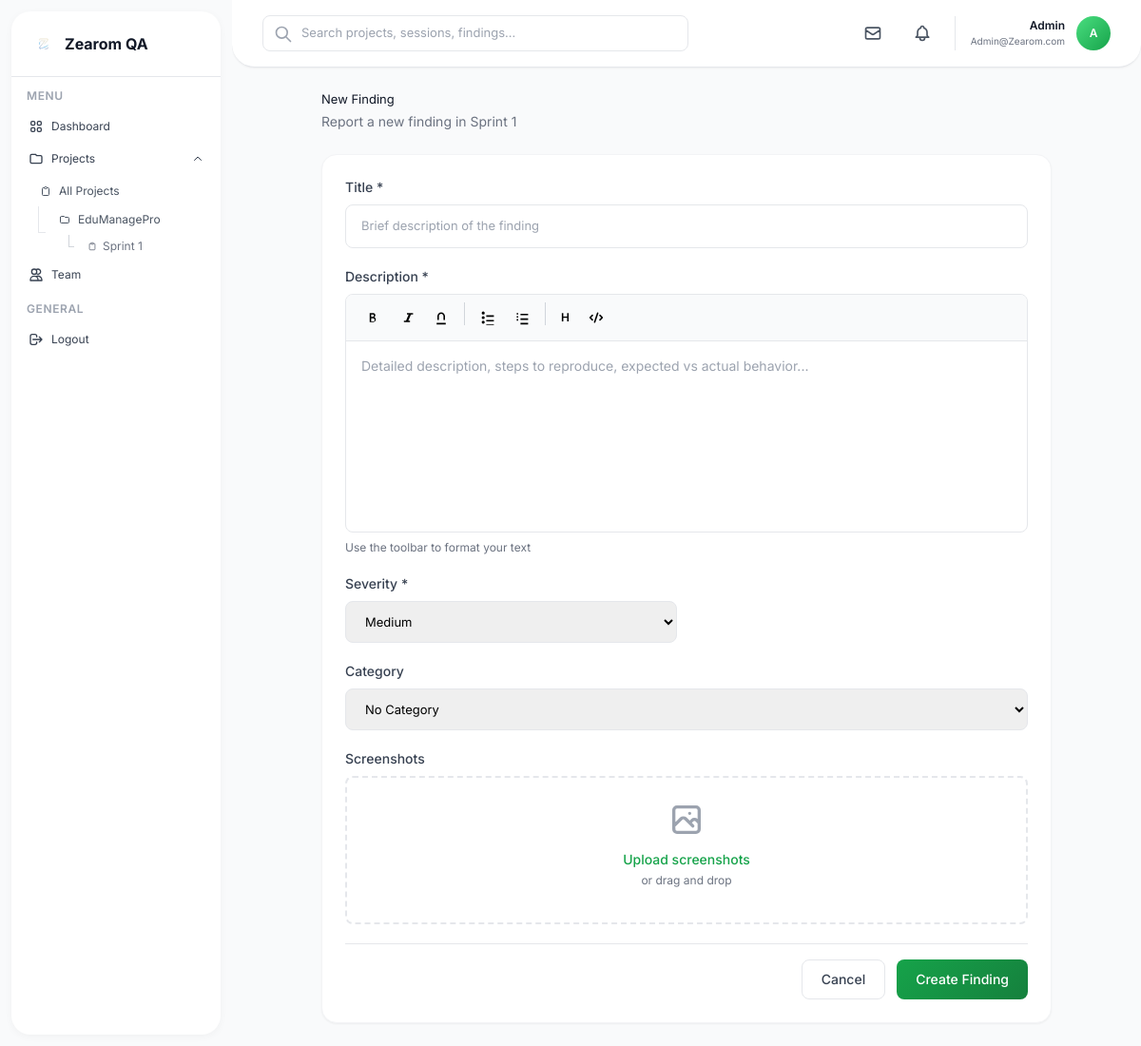
/finding/new/1 (signed in), run on an earlier commit of the app's database.
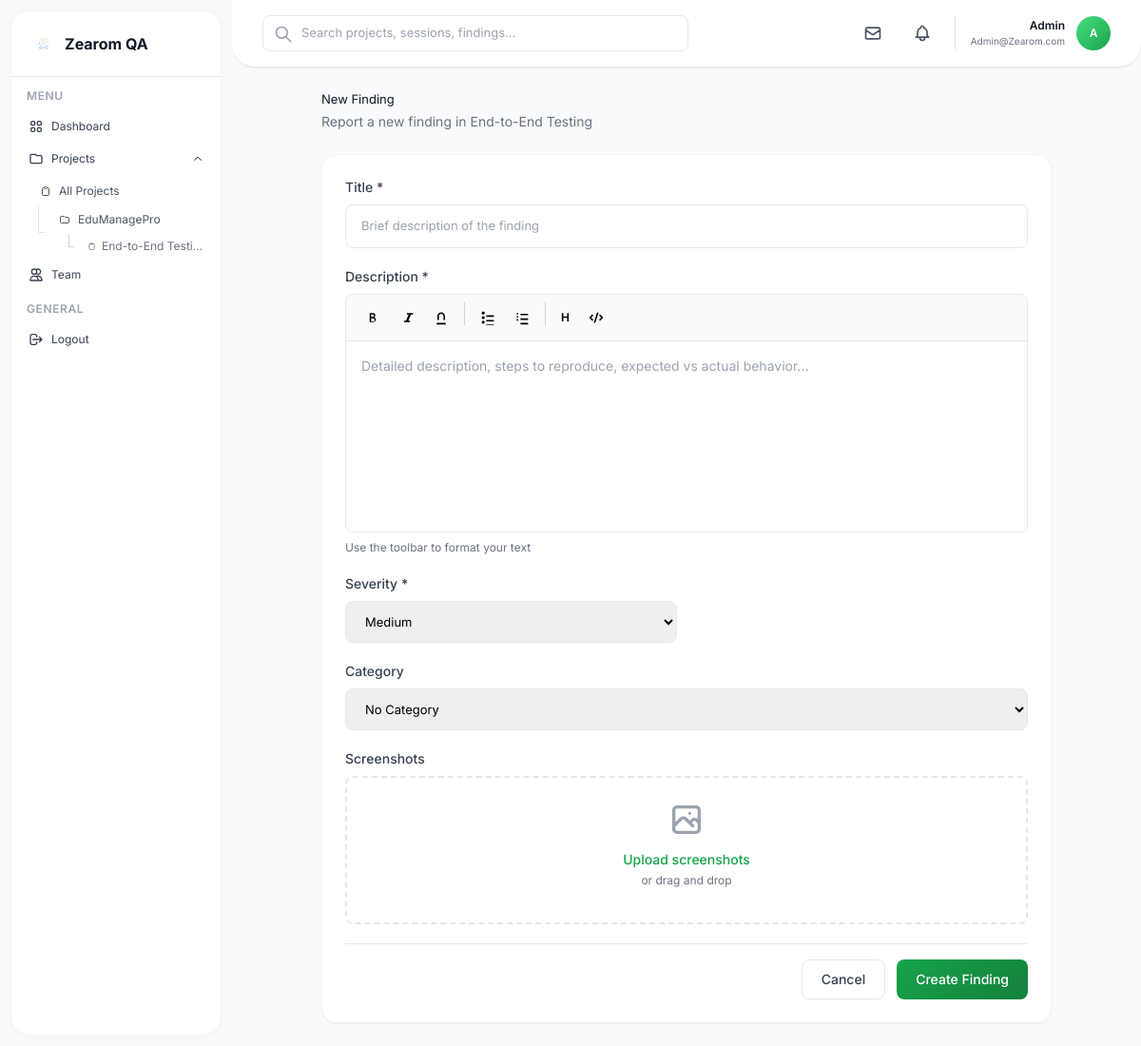
And on a later commit of the database.
### app.py (models this page shows)
class TestingSession(db.Model):
    id = db.Column(db.Integer, primary_key=True)
    name = db.Column(db.String(200), nullable=False)
    description = db.Column(db.Text)
    status = db.Column(db.String(50), default='Active')
    project_id = db.Column(db.Integer, db.ForeignKey('project.id'), nullable=False)
    created_at = db.Column(db.DateTime, default=datetime.utcnow)
    updated_at = db.Column(db.DateTime, default=datetime.utcnow, onupdate=datetime.utcnow)
    findings = db.relationship('Finding', backref='session', lazy=True, cascade='all, delete-orphan')

### app.py (the view, shortened to what this page needs)
@app.route('/finding/new/<int:session_id>', methods=['GET', 'POST'])
@login_required
def new_finding(session_id):
    testing_session = TestingSession.query.get_or_404(session_id)
    categories = Category.query.filter_by(project_id=testing_session.project_id).all()
    return render_template('finding_form.html', testing_session=testing_session, categories=categories)

### app.py (called while the page is built)
@login_manager.user_loader
def load_user(user_id):
    return User.query.get(int(user_id))

@app.context_processor
def inject_sidebar_data():
    if current_user.is_authenticated:
        recent_projects = Project.query.filter_by(created_by=current_user.id) \
            .order_by(Project.updated_at.desc()).limit(3).all()
        return dict(sidebar_recent_projects=recent_projects)
    return dict(sidebar_recent_projects=[])

@app.context_processor
def inject_seo_defaults():
    return dict(
        site_name='Zearom QA',
        site_description='Comprehensive Quality Assurance management system for tracking projects, testing sessions, and findings.',
        site_url=request.url_root.rstrip('/')
    )

### templates/finding_form.html (shortened to what the changed rows need)
{% extends "base.html" %}
{% block content %}
<div class="max-w-3xl mx-auto">
    <div class="mb-6">
        <h1 class="text-gray-900 mb-1">{% if finding %}Edit{% else %}New{% endif %} Finding</h1>
        <p class="text-sm text-gray-500">{% if finding %}Update finding details{% else %}Report a new finding in {{ testing_session.name }}{% endif %}</p>
    </div>
</div>
{% endblock %}

### templates/base.html (shortened to what the changed rows need)
<!DOCTYPE html>
<html lang="en">
<head>
    <script src="https://cdn.tailwindcss.com"></script>
</head>
<body class="bg-gray-50">
    <div class="flex h-screen overflow-hidden">
        <aside id="sidebar" class="sidebar-container flex flex-col")
            <div class="flex-1 overflow-y-auto py-3">
                <div class="px-2 mb-3">
                    <nav class="space-y-0.5">
                        <div>
                            <div id="projectsDropdown" class="projects-dropdown open mt-1">
                                <div class="ml-3 space-y-0.5">
                                    {% if sidebar_recent_projects %}
                                        {% for project in sidebar_recent_projects %}
                                        <div class="tree-line">
                                            <div>
                                                <a href="{{ url_for('project_detail', project_id=project.id) }}"
                                                   class="sidebar-item flex items-center px-2.5 py-1.5 text-xs rounded-lg text-gray-600 hover:text-gray-900 ">
                                                    <svg class="w-3 h-3 mr-2" fill="none" stroke="currentColor" viewBox="0 0 24 24">
                                                        <path stroke-linecap="round" stroke-linejoin="round" stroke-width="2" d="M3 7v10a2 2 0 002 2h14a2 2 0 002-2V9a2 2 0 00-2-2h-6l-2-2H5a2 2 0 00-2 2z"/>
                                                    </svg>
                                                    <span class="truncate">{{ project.name[:20] }}{% if project.name|length > 20 %}...{% endif %}</span>
                                                </a>
                                                {% set sorted_sessions = project.sessions|sort(attribute='updated_at', reverse=True) %}
                                                {% if sorted_sessions %}
                                                <div class="ml-3 mt-0.5 space-y-0.5">
                                                    {% for session in sorted_sessions %}
                                                    {% if loop.index <= 3 %}
                                                    <div class="session-tree-line">
                                                        <a href="{{ url_for('session_detail', session_id=session.id) }}"
                                                           class="sidebar-item flex items-center px-2 py-1 text-xs rounded-lg text-gray-500 hover:text-gray-900 ">
                                                            <svg class="w-2.5 h-2.5 mr-1.5" fill="none" stroke="currentColor" viewBox="0 0 24 24">
                                                                <path stroke-linecap="round" stroke-linejoin="round" stroke-width="2" d="M9 5H7a2 2 0 00-2 2v12a2 2 0 002 2h10a2 2 0 002-2V7a2 2 0 00-2-2h-2M9 5a2 2 0 002 2h2a2 2 0 002-2M9 5a2 2 0 012-2h2a2 2 0 012 2"/>
                                                            </svg>
                                                            <span class="truncate">{{ session.name[:18] }}{% if session.name|length > 18 %}...{% endif %}</span>
                                                        </a>
                                                    </div>
                                                    {% endif %}
                                                    {% endfor %}
                                                </div>
                                                {% endif %}
                                            </div>
                                        </div>
                                        {% endfor %}
                                    {% endif %}
                                </div>
                            </div>
                        </div>
                    </nav>
                </div>
            </div>
        </aside>
        <main class="flex-1 overflow-y-auto">
            <div class="px-8 py-6">
                {% block content %}{% endblock %}
            </div>
        </main>
    </div>
</body>
</html>

What changed in the data, as far as the page shows it:
changed TestingSession: name "Sprint 1" → "End-to-End Testi…"; name "Sprint 1" → "End-to-End Testing"
